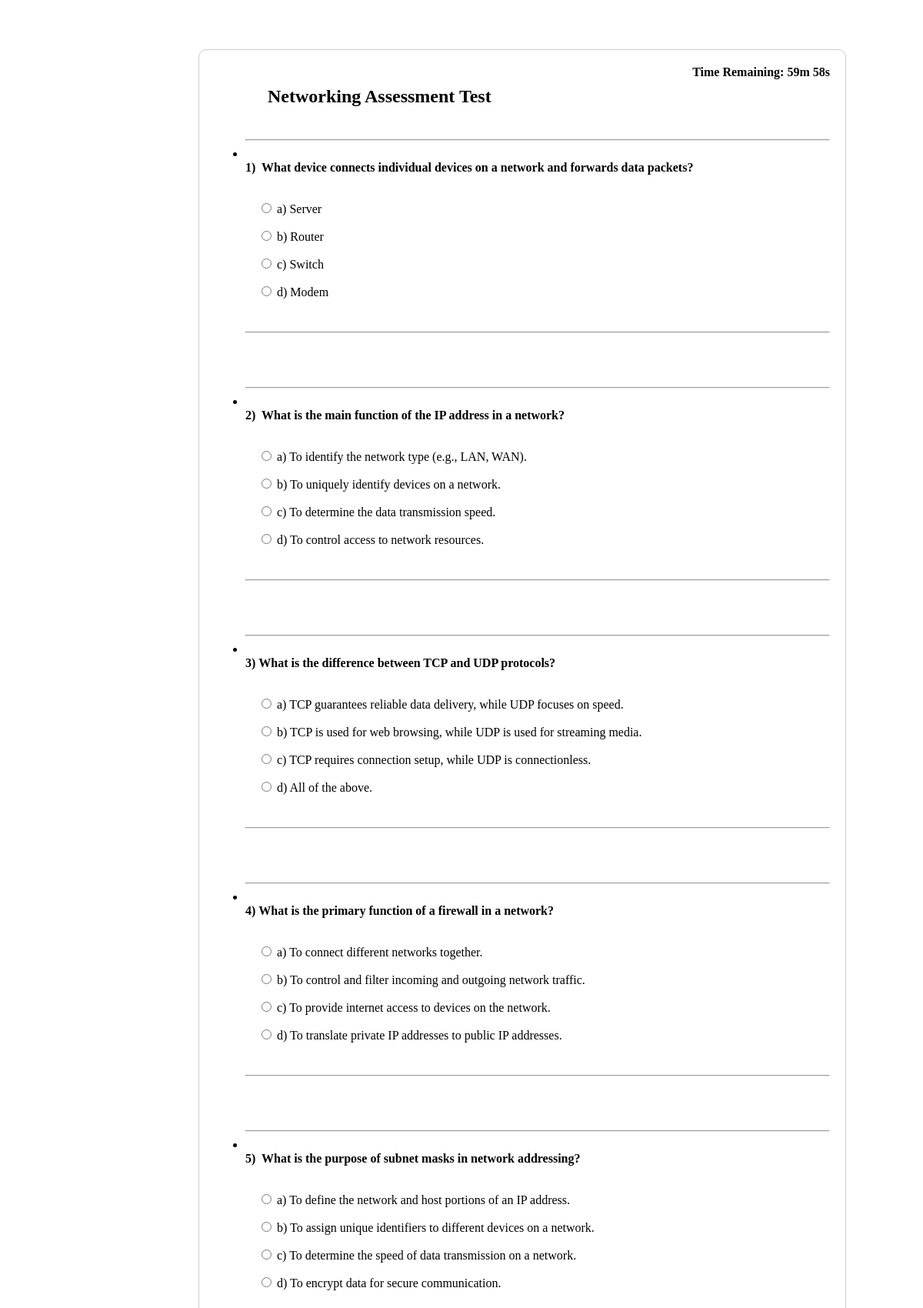
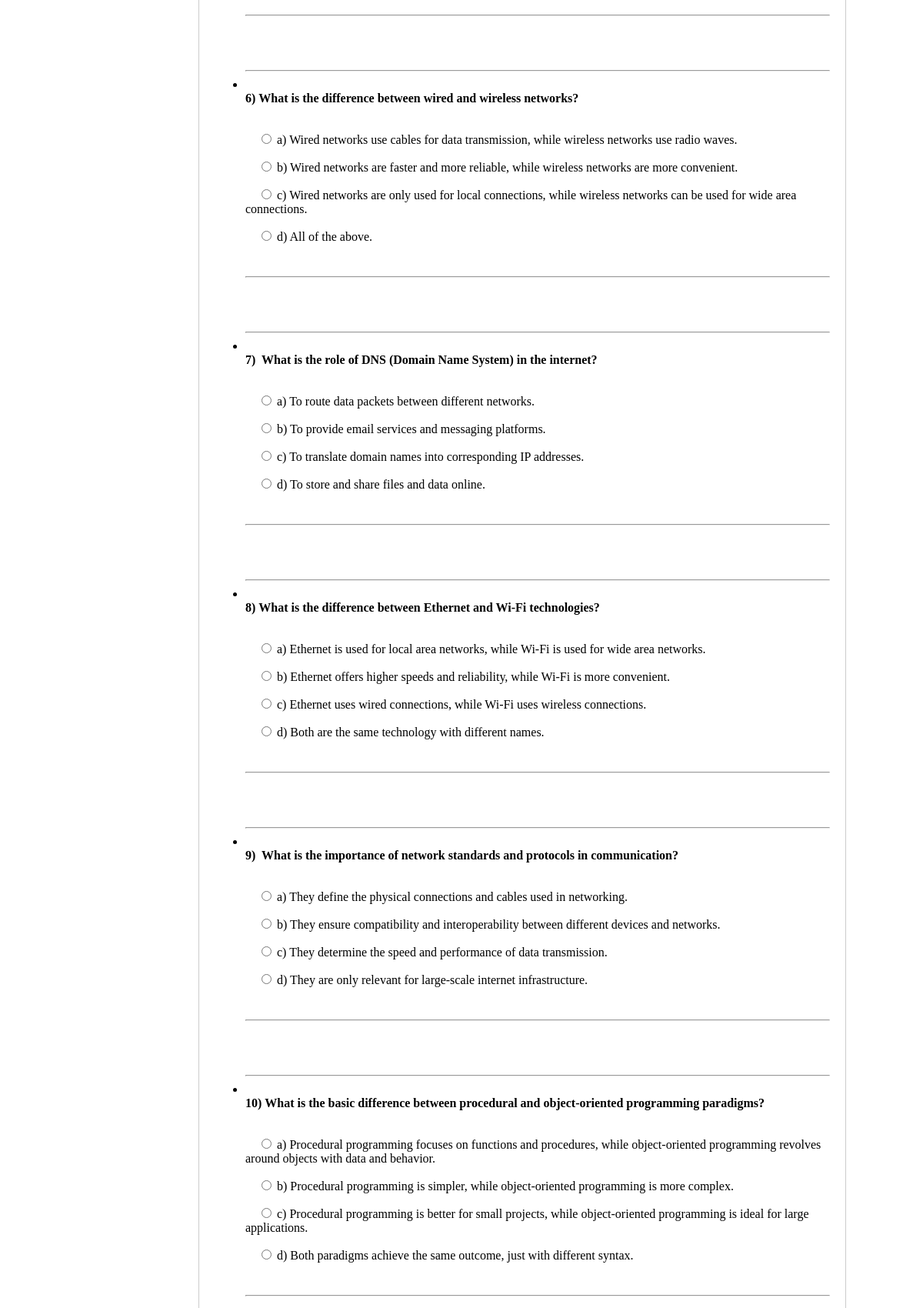
Screenshot of /test_output3.php (upper part) with the database file from the repository (2 pictures, top to bottom).
### tables this page shows
CREATE TABLE `task3` (
  `id` int(11) NOT NULL,
  `title` text DEFAULT NULL,
  `a` text DEFAULT NULL,
  `b` text DEFAULT NULL,
  `c` text DEFAULT NULL,
  `d` text DEFAULT NULL,
  `correct_answer` varchar(1) NOT NULL,
  `created_at` text NOT NULL DEFAULT current_timestamp(),
  `choice` varchar(255) NOT NULL
);

### crud_test3.php (called while the page is built, shortened)
<?php
include('_conn.php');
function getTasks() {
    global $conn;
    $sql = "SELECT * FROM task3";
    $result = $conn->query($sql);
    return $result->fetch_all(MYSQLI_ASSOC);
}
?>

### test_output3.php (the view, shortened to what this page needs)
<!DOCTYPE html>
<html lang="en">
<head>
</head>
<body>
<br><br>
<div style="margin-left: 340px; position: absolute; margin-top: 48px"><h2>Networking Assessment Test </h2> </div>
<div class="form-box" style="margin-left: 250px;  margin-top: 20px; width: 800px">
<form action="calculate_score3.php" method="post">
<div id="timer" style="text-align: right; font-weight: bold;"></div>
    <ul>
    <?php
    $questionCounter = 1;
    ?>
        <?php
        include('crud_test3.php');
        $tasks = getTasks();
        foreach ($tasks as $task) {
            echo "<br><br><br><li><hr><br>
                <strong>$questionCounter)&nbsp{$task['title']}</strong>
                <p><br>&nbsp&nbsp&nbsp&nbsp<input type='radio' name='choice[{$task['id']}]' value='a' required>&nbspa) {$task['a']}</p>
                <p>&nbsp&nbsp&nbsp&nbsp<input type='radio' name='choice[{$task['id']}]' value='b' required>&nbspb) {$task['b']}</p>
                <p>&nbsp&nbsp&nbsp&nbsp<input type='radio' name='choice[{$task['id']}]' value='c' required>&nbspc) {$task['c']}</p>
                <p>&nbsp&nbsp&nbsp&nbsp<input type='radio' name='choice[{$task['id']}]' value='d' required>&nbspd) {$task['d']}</p>
                  <br><hr>
              </li>";
              $questionCounter++;
        }
        ?>
    </ul><br><br><br>
</form>
    </div><br><br>
</body>
</html>

### test_output3.php (style rules this page uses)
.form-box { border: 1px solid #ccc; padding: 20px; border-radius: 10px; width: 600px; margin: 0 auto; margin-top: 50px; }

### rows the page displays
task3: title "What device connects individual devices on a network and forwards data packets?", a "Server", b "Router", c "Switch", d "Modem"
task3: title "What is the main function of the IP address in a network?", a "To identify the network type (e.g., LAN, WAN).", b "To uniquely identify devices on a network.", c "To determine the data transmission speed.", d "To control access to network resources."
task3: title "What is the difference between TCP and UDP protocols?", a "TCP guarantees reliable data delivery, while UDP focuses on speed.", b "TCP is used for web browsing, while UDP is used for streaming media.", c "TCP requires connection setup, while UDP is connectionless.", d "All of the above."
task3: title "What is the primary function of a firewall in a network?", a "To connect different networks together.", b "To control and filter incoming and outgoing network traffic.", c "To provide internet access to devices on the network.", d "To translate private IP addresses to public IP addresses."
task3: title "What is the purpose of subnet masks in network addressing?", a "To define the network and host portions of an IP address.", b "To assign unique identifiers to different devices on a network.", c "To determine the speed of data transmission on a network.", d "To encrypt data for secure communication."
task3: title "What is the difference between wired and wireless networks?", a "Wired networks use cables for data transmission, while wireless networks use radio waves.", b "Wired networks are faster and more reliable, while wireless networks are more convenient.", c "Wired networks are only used for local connections, while wireless networks can be used for wide area connections.", d "All of the above."
task3: title "What is the role of DNS (Domain Name System) in the internet?", a "To route data packets between different networks.", b "To provide email services and messaging platforms.", c "To translate domain names into corresponding IP addresses.", d "To store and share files and data online."
task3: title "What is the difference between Ethernet and Wi-Fi technologies?", a "Ethernet is used for local area networks, while Wi-Fi is used for wide area networks.", b "Ethernet offers higher speeds and reliability, while Wi-Fi is more convenient.", c "Ethernet uses wired connections, while Wi-Fi uses wireless connections.", d "Both are the same technology with different names."
task3: title "What is the importance of network standards and protocols in communication?", a "They define the physical connections and cables used in networking.", b "They ensure compatibility and interoperability between different devices and networks.", c "They determine the speed and performance of data transmission.", d "They are only relevant for large-scale internet infrastructure."
task3: title "What is the basic difference between procedural and object-oriented programming paradigms?", a "Procedural programming focuses on functions and procedures, while object-oriented programming revolves around objects with data and behavior.", b "Procedural programming is simpler, while object-oriented programming is more complex.", c "Procedural programming is better for small projects, while object-oriented programming is ideal for large applications.", d "Both paradigms achieve the same outcome, just with different syntax."
